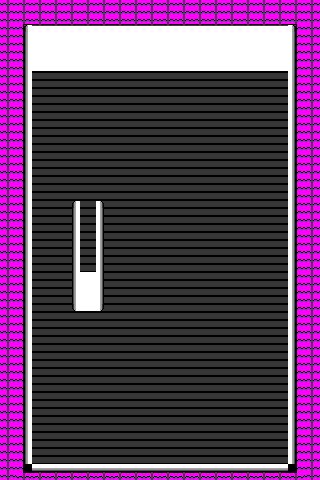

Below is a game level as drawn by its tile map, then a one-line description and the .tmx file that defines it, in full:
An orthogonal 20x30 tile map with 16x16 px tiles, 3 tile layers (Tile Layer 1, Tile Layer 2, Tile Layer 3), 3 tilesets.

<map version="1.10" tiledversion="1.10.2" orientation="orthogonal" renderorder="right-down" width="20" height="30" tilewidth="16" tileheight="16" infinite="0" nextlayerid="4" nextobjectid="1">
 <tileset firstgid="1" source="steel flooring.tsx" />
 <tileset firstgid="55" source="exterior and walls.tsx" />
 <tileset firstgid="325" source="roof tiles.tsx" />
 <layer id="1" name="Tile Layer 1" width="20" height="30">
  <data encoding="csv">
0,0,0,0,0,0,0,0,0,0,0,0,0,0,0,0,0,0,0,0,
0,511,0,0,0,0,0,0,0,0,0,0,0,0,0,0,0,0,489,0,
0,0,0,0,0,0,0,0,0,0,0,0,0,0,0,0,0,0,0,0,
0,0,0,0,0,0,0,0,0,0,0,0,0,0,0,0,0,0,0,0,
0,0,21,21,21,21,21,21,21,21,21,21,21,21,21,21,21,21,0,0,
0,0,21,21,21,21,21,21,21,21,21,21,21,21,21,21,21,21,0,0,
0,0,21,21,21,21,21,21,21,21,21,21,21,21,21,21,21,21,0,0,
0,0,21,21,21,21,21,21,21,21,21,21,21,21,21,21,21,21,0,0,
0,0,21,21,21,21,21,21,21,21,21,21,21,21,21,21,21,21,0,0,
0,0,21,21,21,21,21,21,21,21,21,21,21,21,21,21,21,21,0,0,
0,0,21,21,21,21,21,21,21,21,21,21,21,21,21,21,21,21,0,0,
0,0,21,21,21,21,21,21,21,21,21,21,21,21,21,21,21,21,0,0,
0,0,21,21,21,21,21,21,21,21,21,21,21,21,21,21,21,21,0,0,
0,0,21,21,21,21,21,21,21,21,21,21,21,21,21,21,21,21,0,0,
0,0,21,21,21,21,21,21,21,21,21,21,21,21,21,21,21,21,0,0,
0,0,21,21,21,21,21,21,21,21,21,21,21,21,21,21,21,21,0,0,
0,0,21,21,21,21,21,21,21,21,21,21,21,21,21,21,21,21,0,0,
0,0,21,21,21,21,21,21,21,21,21,21,21,21,21,21,21,21,0,0,
0,0,21,21,21,21,21,21,21,21,21,21,21,21,21,21,21,21,0,0,
0,0,21,21,21,21,21,21,21,21,21,21,21,21,21,21,21,21,0,0,
0,0,21,21,21,21,21,21,21,21,21,21,21,21,21,21,21,21,0,0,
0,0,21,21,21,21,21,21,21,21,21,21,21,21,21,21,21,21,0,0,
0,0,21,21,21,21,21,21,21,21,21,21,21,21,21,21,21,21,0,0,
0,0,21,21,21,21,21,21,21,21,21,21,21,21,21,21,21,21,0,0,
0,0,21,21,21,21,21,21,21,21,21,21,21,21,21,21,21,21,0,0,
0,0,21,21,21,21,21,21,21,21,21,21,21,21,21,21,21,21,0,0,
0,0,21,21,21,21,21,21,21,21,21,21,21,21,21,21,21,21,0,0,
0,0,21,21,21,21,21,21,21,21,21,21,21,21,21,21,21,21,0,0,
0,0,21,21,21,21,21,21,21,21,21,21,21,21,21,21,21,21,0,0,
0,500,504,504,504,504,504,504,504,504,504,504,504,504,504,504,504,504,478,0
</data>
 </layer>
 <layer id="2" name="Tile Layer 2" width="20" height="30">
  <data encoding="csv">
0,0,0,0,0,0,0,0,0,0,0,0,0,0,0,0,0,0,0,0,
0,1073741924,75,75,75,75,75,75,75,75,75,75,75,75,75,75,75,75,1073741925,0,
0,102,84,84,84,84,84,84,84,84,84,84,84,84,84,84,84,84,103,0,
0,102,84,84,84,84,84,84,84,84,84,84,84,84,84,84,84,84,103,0,
0,102,93,93,93,93,93,93,93,93,93,93,93,93,93,93,93,93,103,0,
0,102,0,0,0,0,0,0,0,0,0,0,0,0,0,0,0,0,103,0,
0,102,0,0,0,0,0,0,0,0,0,0,0,0,0,0,0,0,103,0,
0,102,0,0,0,0,0,0,0,0,0,0,0,0,0,0,0,0,103,0,
0,102,0,0,0,0,0,0,0,0,0,0,0,0,0,0,0,0,103,0,
0,102,0,0,0,0,0,0,0,0,0,0,0,0,0,0,0,0,103,0,
0,102,0,0,0,0,0,0,0,0,0,0,0,0,0,0,0,0,103,0,
0,102,0,0,0,0,0,0,0,0,0,0,0,0,0,0,0,0,103,0,
0,102,0,0,0,0,0,0,0,0,0,0,0,0,0,0,0,0,103,0,
0,102,0,0,0,0,0,0,0,0,0,0,0,0,0,0,0,0,103,0,
0,102,0,0,102,0,103,0,0,0,0,0,0,0,0,0,0,0,103,0,
0,102,0,0,102,0,103,0,0,0,0,0,0,0,0,0,0,0,103,0,
0,102,0,0,102,0,103,0,0,0,0,0,0,0,0,0,0,0,103,0,
0,102,0,0,100,93,101,0,0,0,0,0,0,0,0,0,0,0,103,0,
0,102,0,0,0,0,0,0,0,0,0,0,0,0,0,0,0,0,103,0,
0,102,0,0,0,0,0,0,0,0,0,0,0,0,0,0,0,0,103,0,
0,102,0,0,0,0,0,0,0,0,0,0,0,0,0,0,0,0,103,0,
0,102,0,0,0,0,0,0,0,0,0,0,0,0,0,0,0,0,103,0,
0,102,0,0,0,0,0,0,0,0,0,0,0,0,0,0,0,0,103,0,
0,102,0,0,0,0,0,0,0,0,0,0,0,0,0,0,0,0,103,0,
0,102,0,0,0,0,0,0,0,0,0,0,0,0,0,0,0,0,103,0,
0,102,0,0,0,0,0,0,0,0,0,0,0,0,0,0,0,0,103,0,
0,102,0,0,0,0,0,0,0,0,0,0,0,0,0,0,0,0,103,0,
0,102,0,0,0,0,0,0,0,0,0,0,0,0,0,0,0,0,103,0,
0,102,0,0,0,0,0,0,0,0,0,0,0,0,0,0,0,0,103,0,
0,0,2684354663,2684354663,2684354663,2684354663,2684354663,2684354663,2684354663,2684354663,2684354663,2684354663,2684354663,2684354663,2684354663,2684354663,2684354663,2684354663,0,0
</data>
 </layer>
 <layer id="3" name="Tile Layer 3" width="20" height="30">
  <data encoding="csv">
499,499,499,499,499,499,499,499,499,499,499,499,499,499,499,499,499,499,499,499,
499,0,507,507,507,507,507,507,507,507,507,507,507,507,507,507,507,507,0,499,
499,509,0,0,0,0,0,0,0,0,0,0,0,0,0,0,0,0,498,499,
499,509,0,0,0,0,0,0,0,0,0,0,0,0,0,0,0,0,498,499,
499,509,0,0,0,0,0,0,0,0,0,0,0,0,0,0,0,0,498,499,
499,509,0,0,0,0,0,0,0,0,0,0,0,0,0,0,0,0,498,499,
499,509,0,0,0,0,0,0,0,0,0,0,0,0,0,0,0,0,498,499,
499,509,0,0,0,0,0,0,0,0,0,0,0,0,0,0,0,0,498,499,
499,509,0,0,0,0,0,0,0,0,0,0,0,0,0,0,0,0,498,499,
499,509,0,0,0,0,0,0,0,0,0,0,0,0,0,0,0,0,498,499,
499,509,0,0,0,0,0,0,0,0,0,0,0,0,0,0,0,0,498,499,
499,509,0,0,0,0,0,0,0,0,0,0,0,0,0,0,0,0,498,499,
499,509,0,0,1073741924,0,1073741925,0,0,0,0,0,0,0,0,0,0,0,498,499,
499,509,0,0,102,0,103,0,0,0,0,0,0,0,0,0,0,0,498,499,
499,509,0,0,0,0,0,0,0,0,0,0,0,0,0,0,0,0,498,499,
499,509,0,0,0,0,0,0,0,0,0,0,0,0,0,0,0,0,498,499,
499,509,0,0,0,0,0,0,0,0,0,0,0,0,0,0,0,0,498,499,
499,509,0,0,102,84,103,0,0,0,0,0,0,0,0,0,0,0,498,499,
499,509,0,0,102,84,103,0,0,0,0,0,0,0,0,0,0,0,498,499,
499,509,0,0,100,93,101,0,0,0,0,0,0,0,0,0,0,0,498,499,
499,509,0,0,0,0,0,0,0,0,0,0,0,0,0,0,0,0,498,499,
499,509,0,0,0,0,0,0,0,0,0,0,0,0,0,0,0,0,498,499,
499,509,0,0,0,0,0,0,0,0,0,0,0,0,0,0,0,0,498,499,
499,509,0,0,0,0,0,0,0,0,0,0,0,0,0,0,0,0,498,499,
499,509,0,0,0,0,0,0,0,0,0,0,0,0,0,0,0,0,498,499,
499,509,0,0,0,0,0,0,0,0,0,0,0,0,0,0,0,0,498,499,
499,509,0,0,0,0,0,0,0,0,0,0,0,0,0,0,0,0,498,499,
499,509,0,0,0,0,0,0,0,0,0,0,0,0,0,0,0,0,498,499,
499,509,0,0,0,0,0,0,0,0,0,0,0,0,0,0,0,0,498,499,
499,0,0,0,0,0,0,0,0,0,0,0,0,0,0,0,0,0,0,499
</data>
 </layer>
</map>
